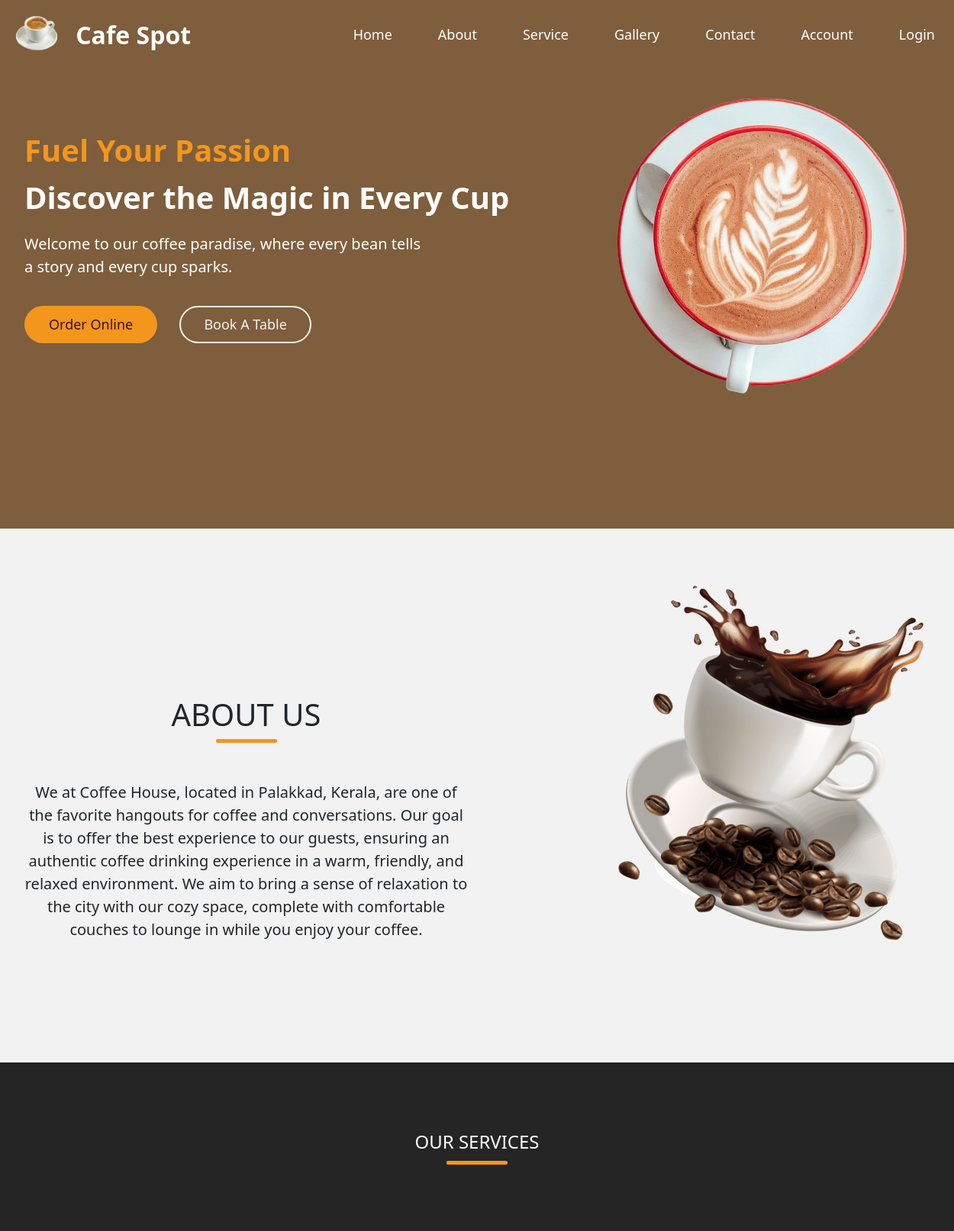
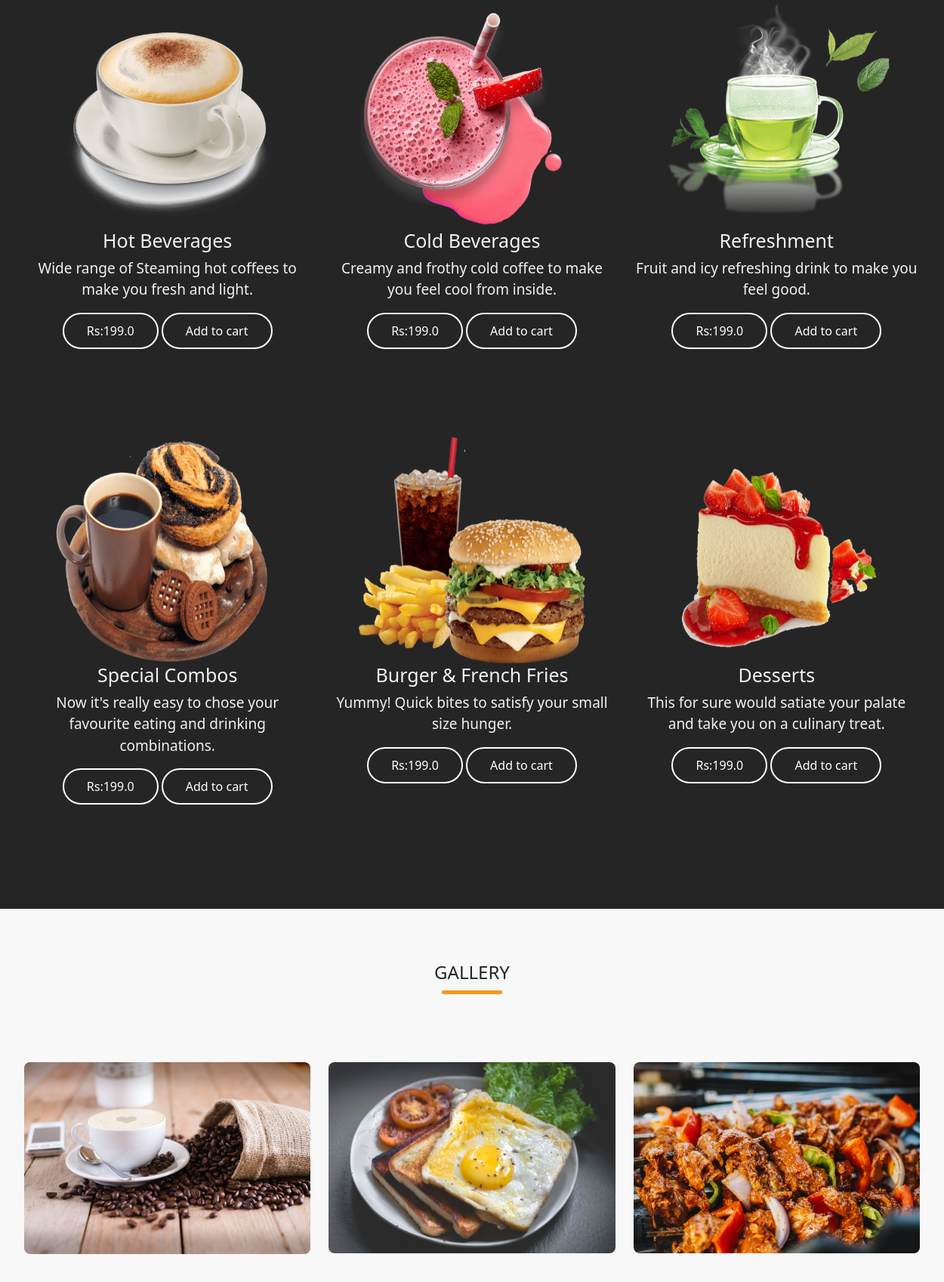
The page / (upper part) on the database its author committed (2 pictures, top to bottom).
### app1/models.py (models this page shows, shortened)
class Addtoproduct(models.Model):
    pro_name = models.CharField(max_length=250)
    pro_price = models.FloatField(max_length=250)
    pro_image = models.FileField(null=True,upload_to="products")
    pro_desc = models.TextField(null=True)

### app1/views.py (the view, shortened to what this page needs)
# urls.py: path('', views.index, name='index'),
def index(request):
    prods = Addtoproduct.objects.all().values()
    context = {
        'products': prods,
    }
    template = loader.get_template("index.html")
    return HttpResponse(template.render(context,request))

### app1/templates/index.html (shortened to what this page needs)
{% extends 'master.html' %}
{% load static %}
{% block content %}
    <section class="sec1" id="index">
        <div class="container-fluid">
   <div class="row">
       <div class="col-12">
           <div class="flex-row2">
                   <div class="flex-col2">
                   <div class="box1">
                           <h1 id="ba">Fuel Your Passion</h1>
                           <p id="bc">Discover the Magic in Every Cup</p>
                           <p id="bb">Welcome to our coffee paradise, where every bean tells <br> a story and every cup sparks.</p>
                           <div class="button-group">
                            <a href="#serviecss">
                               <button class="bd">Order Online</button></a>
                               <a href="/booktable">
                               <button id="be">Book A Table</button>
                               </a>
                           </div>
                   </div>
                </div>
                    <div class="flex-col">
                        <div class="box2">
                            <img src="{% static 'cap-removebg-preview.png' %}" alt="" id="ca">
                        </div>
                    </div>
            </div>
        </div>
        </div>
    </div>
    </section>
<section class="sec2" id="about" >
    <div class="container-fluid">
        <div class="row">
            <div class="col-xl-6 col-lg-12 col-md-12 col-sm-12">
                <div class="box3">
                        <h3 class="db" >About Us</h3>
                        <div class="dc"></div>
                    <p>
                        We at Coffee House, located in Palakkad, Kerala, are one of the
                        favorite hangouts for coffee and conversations. Our goal is to
                        offer the best experience to our guests, ensuring an authentic
                        coffee drinking experience in a warm, friendly, and relaxed
                        environment. We aim to bring a sense of relaxation to the city
                        with our cozy space, complete with comfortable couches to lounge
                        in while you enjoy your coffee.
                      </p>
                </div>
            </div>
            <div class="col-xl-6 col-lg-12 col-md-12 col-sm-12">
                <div class="box4">
                    <img src="{% static 'about_coffee.png' %}" alt="" class="da">
                </div>
            </div>
        </div>
    </div>
</section>
<section class="sec3" id="service" >
    <div class="container-fluid">
        <div class="row">
        <div class="col">
                <div class="box6">
                    <h2 class="service_head" id="serviecss" >OUR SERVICES</h2>
                    <div class="ea"></div>
                </div>
            </div>
        </div>
        <div class="row">
            {% for x in products %}
             <div class="col-lg-4 col-md-6 col-sm-12">
                <div class="box5">
                    <img src="/media/{{x.pro_image}}" alt="" height="300px" width="300px">
                    <h3>{{ x.pro_name }}</h3>
                    <p>
                        {{ x.pro_desc }}
                      </p>
                      <button class="cart_button">Rs:{{ x.pro_price }}</button>
                    <a href="/addtocart/{{x.id}}"><button class="cart_button">Add to cart</button></a>
                </div>
            </div>
            {% endfor %}
        </div>
    </div>
</section>
<section class="sec4" id="gallery">
    <div class="container-fluid">
        <div class="row">
            <div class="col">
                <div class="box10">
                    <h2> GALLERY</h2>
                    <div class="fb"></div>
                </div>
            </div>
        </div>
        <div class="row">
            <div class=" col-xl-4 col-lg-6 col-md-12 col-sm-12">
                <div class="box12">
                    <img src="{% static 'gallery_1.jpg' %}" alt="" width="100%">
                </div>
            </div>
            <div class="col-xl-4 col-lg-6 col-md-12 col-sm-12">
                <div class="box11">
                    <img src="{% static 'gallery_2.jpg' %}" alt="" width="100%">
                </div>
            </div>
            <div class="col-xl-4 col-lg-6 col-md-12 col-sm-12">
                <div class="box11">
                    <img src="{% static 'beef.jpg' %}" alt="" width="100%">
            </div>
        </div>
        </div>
         <div class="row">
           <div class="col-xl-4  col-lg-12 col-md-12 col-sm-12">
            </div>
            <div class="col-xl-4  col-lg-12 col-md-12 col-sm-12">
            </div>
            <div class= " col-xl-4 col-lg-12 col-md-12 col-sm-12">
        </div>
    </div>
</div>
</section>
{% endblock %}

### app1/static/mystyle.css (style rules this page uses)
* { margin: 0px; }
:root { --primary-color: #3b141c; --secondary-color: #f3961c; --dark-color: #252525; --white-color: #fff; --light-gray-color: #f2f2f2; }
.sec1 { background-color: #7E5E3c; min-height: 600px; padding: 0px 20px 0px 20px; }
#ba { color: var(--secondary-color); font-size: 40px; font-weight: 700; }
#bc { color: var(--white-color); font-size: 40px; font-weight: 700; }
.box1 { padding-top: 80px; }
.flex-row2 .box2 { justify-content: center; align-items: start; display: flex; }
.flex-col2 { flex: 1; }
.flex-row2 { display: flex; flex-wrap: wrap; }
.box1,.box2 { min-width: 250px; }
.box2 img { min-height: 300px; margin-top: -100px; }
.box2 { margin-top: 30px; }
#bb { color: var(--white-color); }
.bd { background-color:var(--secondary-color) ; color: var(--primary-color); padding: 9px 30px 9px 30px; border-radius: 30px; font-size: 18px; font-family: url(fonts/Roboto-Medium.ttf); border: 2px solid transparent; margin-top: 20px; margin: 0px 25px 0px 0px; font-weight: 500; }
#be { color: var(--white-color); background-color: #7E5E3c; color: var(--light-gray-color); padding: 9px 30px 9px 30px; border-radius: 30px; font-size: 18px; font-family: url(fonts/Roboto-Medium.ttf); border: 2px solid ; margin-top: 20px; font-weight: 500; }
.sec2 { background-color: var(--light-gray-color); min-height: 700px; padding: 0px 20px 0px 20px; }
.box4 { position: relative; margin-top: 40px; margin-left: 128px; }
.box3 { margin-top: 200px; text-align: center; font-size: 20px; padding: 20px 0px 0px 0px; }
.box3 p { font-weight: 500; }
.db { font-size: 40px; margin-bottom: 60px 0px; text-transform: uppercase; }
.dc { height: 5px; width: 80px; background-color: #f3961c; margin: auto; border-radius: 2px 2px; margin-bottom: 50px; }
.sec3 { padding: 0px 20px 0px 20px; background-color: #252525; padding-bottom: 50px; scroll-padding-top: 100px !important; }
.box5 { text-align: center; color: #f2f2f2; min-height: 550px; margin-bottom: 25px; }
.service_head { color: white; }
.box6 { text-align: center; margin: 90px 0px; }
.ea { height: 5px; width: 80px; background-color: #f3961c; margin: auto; border-radius: 2px 2px; margin-bottom: 50px; }
.box5 h3 { font-size: 25px; }
.box5 p { font-size: 19px; font-weight: 500; text-align: center; }
.cart_button { background-color: var(--dark-color); color: white; padding: 10px 30px; border: 2px solid white; border-radius: 40px; }
.sec4 { padding: 0px 20px 0px 20px; margin: 70px 0px; }
.box10 { text-align: center; }
.box10 div { margin-bottom: 50px; }
.box12,.box11,.box13 { text-align: center; margin-top: 40px; }
.fb { height: 5px; width: 80px; background-color: #f3961c; margin: auto; border-radius: 2px 2px; margin-bottom: 50px; }
.inbox1 h2,p { font-size: 20px; }
body { background-color: #f8f8f8; }
h2 { font-size: 1.5em; margin: 0 0 10px; }
html { scroll-behavior: smooth !important; scroll-padding-top: 90px !important; }

### rows shown on the page
Addtoproduct: pro_image (picture), pro_name "Hot Beverages", pro_desc "Wide range of Steaming hot coffees to make you fresh and light.", pro_price "199.0"
Addtoproduct: pro_image (picture), pro_name "Cold Beverages", pro_desc "Creamy and frothy cold coffee to make you feel cool from inside.", pro_price "199.0"
Addtoproduct: pro_image (picture), pro_name "Refreshment", pro_desc "Fruit and icy refreshing drink to make you feel good.", pro_price "199.0"
Addtoproduct: pro_image (picture), pro_name "Special Combos", pro_desc "Now it's really easy to chose your favourite eating and drinking combinations.", pro_price "199.0"
Addtoproduct: pro_image (picture), pro_name "Burger & French Fries", pro_desc "Yummy! Quick bites to satisfy your small size hunger.", pro_price "199.0"
Addtoproduct: pro_image (picture), pro_name "Desserts", pro_desc "This for sure would satiate your palate and take you on a culinary treat.", pro_price "199.0"
